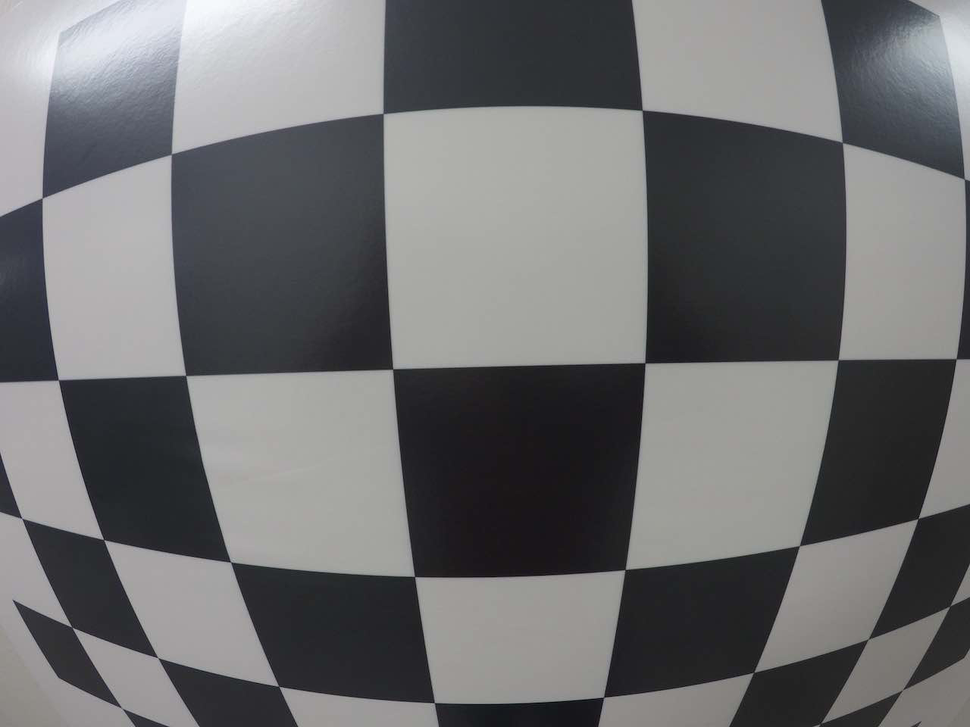
#> input picture 2_ComputerVision_Excercises/3_SensorAndCameraCalibration/8_Exercise_Camera_Calibration/test_image.png, 970 x 727 px, shrunk from 1280 x 960 before the run
$ jupyter execute Correcting-For-Distortion.ipynb   (shell and % lines are left out)
#> lines starting #> are read from the running program, lines starting #| are printed output that depends on the picture
### 2_ComputerVision_Excercises/3_SensorAndCameraCalibration/8_Exercise_Camera_Calibration/test_calibration.py
import pickle
import cv2
import numpy as np

def solution(img, objpoints, imgpoints):
    ret, mtx, dist, rvecs, tvecs = cv2.calibrateCamera(objpoints, imgpoints, img.shape[1::-1], None, None)
    undist = cv2.undistort(img, mtx, dist, None, mtx)
    return undist

def test(student_answer):
    # Read in the saved objpoints and imgpoints
    dist_pickle = pickle.load( open( "wide_dist_pickle.p", "rb" ) )
    objpoints = dist_pickle["objpoints"]
    imgpoints = dist_pickle["imgpoints"]

    # Read in an image
    img = cv2.imread('test_image.png')

    # Get undistorted answer
    answer = solution(img, objpoints, imgpoints)

    if np.isclose(img, student_answer).all():
        feedback = 'Oops! looks like no distortion correction was applied!'
    elif np.isclose(answer, student_answer).all():
        feedback = 'Correct! Nice work.'
    else:
        feedback = 'Oops! that looks different than my result!'

    return feedback

### 2_ComputerVision_Excercises/3_SensorAndCameraCalibration/8_Exercise_Camera_Calibration/Correcting-For-Distortion.ipynb
## Correcting For Distortion

Here, you'll get a chance to try camera calibration and distortion correction for yourself!

There are two main steps to this process: use chessboard images to obtain image points and object points, and then use the OpenCV functions `cv2.calibrateCamera()` and `cv2.undistort()` to compute the calibration and undistortion.

Unfortunately, we can't perform the extraction of object points and image points in the browser quiz editor, so we provide these for you in the quiz below.

Try computing the calibration and undistortion in the exercise below, and if you want to play with extracting object points and image points yourself, fork the Jupyter notebook and images in [this repository](https://github.com/udacity/CarND-Camera-Calibration). You can also download the [distortion pickle file](https://s3-us-west-1.amazonaws.com/udacity-selfdrivingcar/files/Advanced_Lane_Finding_Images/correct_for_distortion/wide_dist_pickle.p) and [test image](https://s3-us-west-1.amazonaws.com/udacity-selfdrivingcar/files/Advanced_Lane_Finding_Images/correct_for_distortion/test_image.png) used in the below quiz if you'd like to run the below code on your own machine.

If you run into any *errors* as you run your code, please refer to the **Examples of Useful Code** section in the previous video and make sure that your code syntax matches up!

[cell 1]

import pickle
import cv2
import numpy as np
import matplotlib.pyplot as plt
import matplotlib.image as mpimg

# Read in the saved objpoints and imgpoints
dist_pickle = pickle.load( open( "wide_dist_pickle.p", "rb" ) )
#> (reads 2_ComputerVision_Excercises/3_SensorAndCameraCalibration/8_Exercise_Camera_Calibration/wide_dist_pickle.p from the repository)
objpoints = dist_pickle["objpoints"]
imgpoints = dist_pickle["imgpoints"]

# Read in an image
img = cv2.imread('test_image.png')
#> img is the input picture: shape (727, 970, 3); mean B, G, R 110.9, 109.7, 109.3

def cal_undistort(img, objpoints, imgpoints):
    ret, mtx, dist, rvecs, tvecs = cv2.calibrateCamera(objpoints, imgpoints, img.shape[1::-1], None, None)
    undist = cv2.undistort(img, mtx, dist, None, mtx)
    return undist

# TODO: Write a function that takes an image, object points, and image points
# performs the camera calibration, image distortion correction and
# returns the undistorted image
def cal_undistort(img, objpoints, imgpoints):
    # Use cv2.calibrateCamera() and cv2.undistort()
    undist = np.copy(img)  # Delete this line
    return undist

undistorted = cal_undistort(img, objpoints, imgpoints)

f, (ax1, ax2) = plt.subplots(1, 2, figsize=(24, 9))
f.tight_layout()
ax1.imshow(img)
ax1.set_title('Original Image', fontsize=50)
ax2.imshow(undistorted)
ax2.set_title('Undistorted Image', fontsize=50)
plt.subplots_adjust(left=0., right=1, top=0.9, bottom=0.)
plt.show()
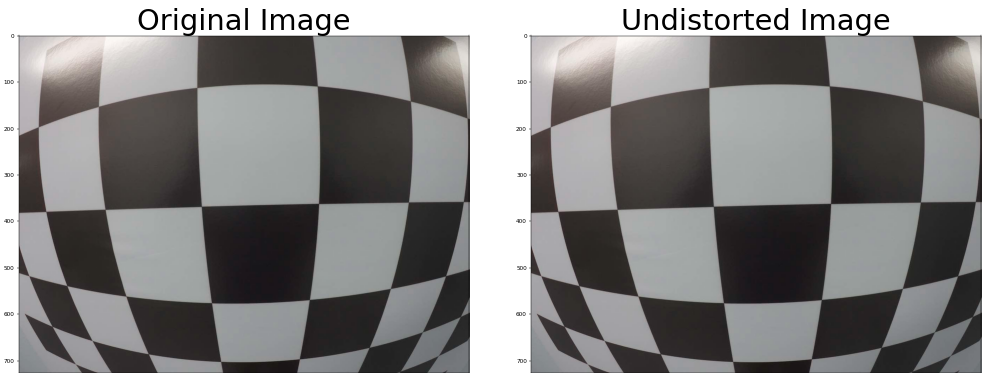
#> figure drawn by matplotlib, 2 panels; B, G, R data is drawn as R, G, B

You can test your code by running the cell below when you feel satisfied with your results.

[cell 2]
import test_calibration

test_calibration.test(undistorted)
#> in solution, `undist = cv2.undistort(img, mtx, dist, None, mtx)`:
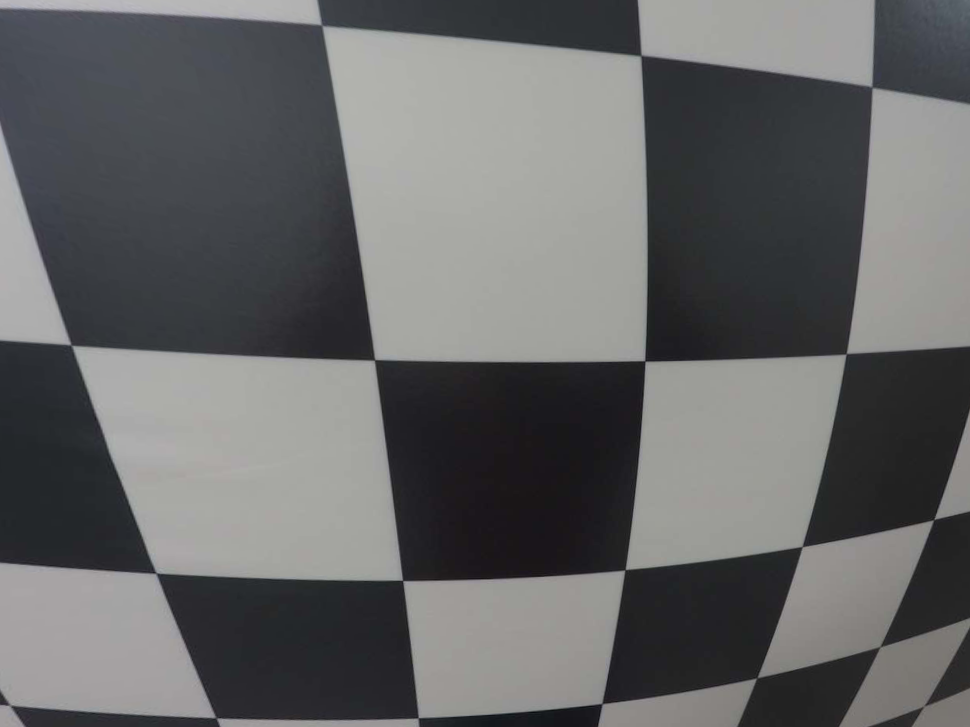
#> undist: shape (727, 970, 3); mean B, G, R 102.4, 101.9, 101.3
